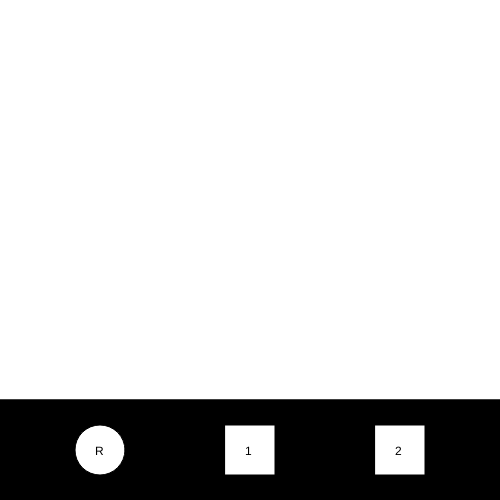
Frame 1 (no input)
Frame 60 (no input): identical to frame 1, image omitted
Frame 120 (the mouse pressed at the canvas centre since frame 60): identical to frame 1, image omitted

The p5.js sketch that drew this single still picture (run headless with seeded random() and noise() and a simulated clock; from frame 60 on, the mouse is pressed at the canvas centre):

// p5.js sketch
// ── sketch.js
var state = "inactive";
var resetX = 100;
var resetY = 450;
var active1X = 225;
var active1Y = 425;
var active2X = 375;
var active2Y = 425;
var y = 400;
var s = 30;
r = 0;
r1 = 0;
r2 = 0;

function setup() {
  createCanvas(500, 500);
}

function draw() {
  background(255);
  s = s+floor(random(5.85, 20)-floor(random(6.75,20)));
  r =r+random(-1,1);
  r1 =r1+random(-1,1);
  r2 =r2+random(-1,1);
  if (state == "inactive") {
    fill("grey");
  rect(0, 400, 500, 100);
  fill(0);
  ellipse(resetX, resetY, 50, 50);
  fill(0);
  rect(active1X, active1Y, 50, 50);
  fill(0);
  rect(active2X, active2Y, 50, 50);
  fill(255);
  text('R',95, 455);
  fill(255);
  text('1',245, 455);
  fill(255);
  text('2',395, 455);
    let d1 = dist(mouseX, mouseY, active1X+25, active1Y+25);
    if(mouseIsPressed && d1 < 25) {
      state = "active1"
    }
    
    let d2 = dist(mouseX, mouseY, active2X+25, active2Y+25);
    if (mouseIsPressed && d2 < 25) {
      state = "active2"
    }
    
  } else if (state == "active1") {
    for (i=0; i < height; i=i+30) {
      fill(0);
      rect(i, y, 30, s);
    }
      let d2 = dist(mouseX, mouseY, active2X+25, active2Y+25);
    if (mouseIsPressed && d2 < 25) {
      state = "active2"
    }
    
    let d = dist(mouseX, mouseY, resetX, resetY);
    if (mouseIsPressed && d < 25) {
      state = "inactive"
    }
    
  } else if (state == "active2") {
    noFill();
  stroke(0);
  rect(200, 50, 120, 90, 50);
  circle(260, 90, 70);
  circle(260, 90, 30);
    fill(0);
  rect(185+r, 143, 150, 40);
  rect(165+r1, 184, 185, 80);
  rect(115+r2, 265, 285, 100);
  rect(0, 365, 500, 35);
    
    let d = dist(mouseX, mouseY, resetX, resetY);
    if (mouseIsPressed && d < 25) {
      state = "inactive"
      r = 0
      s = 30
    }
    
    let d1 = dist(mouseX, mouseY, active1X+25, active1Y+25);
    if(mouseIsPressed && d1 < 25) {
      state = "active1"
    }
    
  }
    
  fill(0, 0, 0);
  rect(0, 400, 500, 100);
  fill("white");
  ellipse(resetX, resetY, 50, 50);
  fill("white");
  rect(active1X, active1Y, 50, 50);
  fill("white");
  rect(active2X, active2Y, 50, 50);
  fill(0);
  text('R',95, 455);
  fill(0);
  text('1',245, 455);
  fill(0);
  text('2',395, 455);
  print(state);
}
